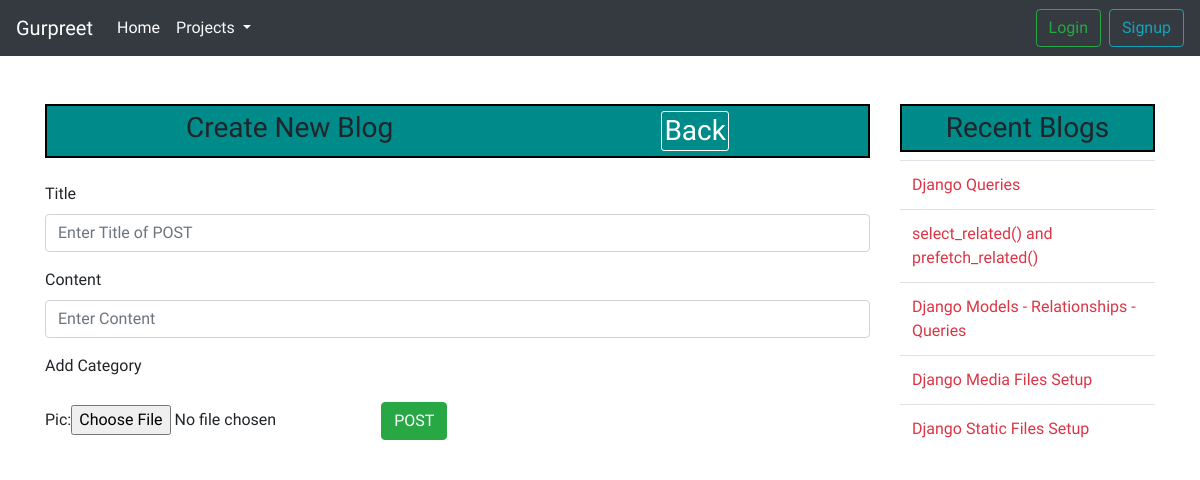
The page /all_blogs on the database as committed earlier.
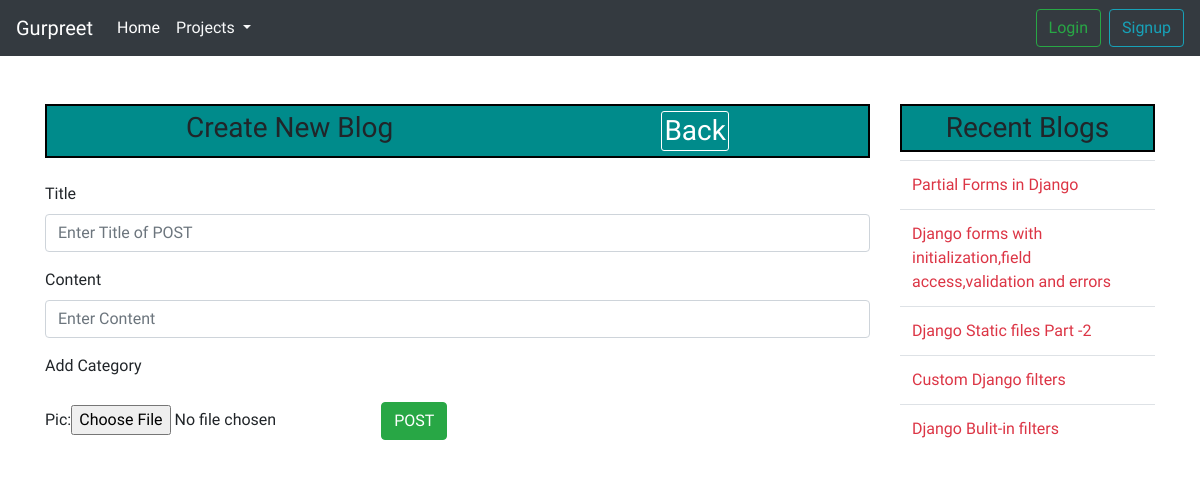
The same page on the database as committed later.
### blog/models.py (models this page shows, shortened)
class Blog(models.Model):
    title = models.TextField(max_length=100)
    content = RichTextUploadingField()
    created_by = models.ForeignKey(User,on_delete=models.CASCADE)
    blog_category = models.ManyToManyField('Blog_category',blank=True)
    created_on = models.DateTimeField(auto_now_add=True)
    updated_on = models.DateTimeField(auto_now = True)

### blog/views.py (the view, shortened to what this page needs)
# urls.py: path("all_blogs",views.create_blog,name="all_blogs"),
def create_blog(request):
    form = Blog_Form()
    image_form = Images_Form()
    data = Blog.objects.all().order_by('-created_on')[:5]
    context = {
        "form":form,
        "data":data,
        "image_form":image_form,
        }
    return render(request,"blog/all_blogs.html",context)

### blog/forms.py
class Blog_Form(forms.ModelForm):
    title = forms.CharField(max_length=100)
    content = forms.CharField(widget= CKEditorUploadingWidget())
    class Meta :
        model = Blog
        fields = ['title','content']

class Images_Form(forms.ModelForm):
    class Meta :
        model = Images
        fields = ['pic']

### d_forms/processors.py (called while the page is built)
def context_blog(request):
    blog  = Blog.objects.all()
    context = {'context_data': blog}
    return {'context_data': blog}

### blog/templates/blog/all_blogs.html (shortened to what this page needs)
{% extends "poll/layout.html"%}
{% load static %}
{% block body %}
{% load widget_tweaks %}
    <div class="container">
        <div class="row">
            <div class="col-md-9 ">
                <h3 class="text-center mt-5 mb-4 heading disp">Create New Blog
        <span><a class="link back " href="{% url 'show_blogs' %}"> Back</a></span>
                </h3>
                <form action="" method="Post" enctype="multipart/form-data">
                    <div class="form-group">
                        <label for="">Title </label>
                        {% render_field form.title  class="form-control" placeholder="Enter Title of POST" %}
                    </div>
                    <div class="form-group">
                        <label for="">Content </label>
                        {% render_field form.content  class="form-control" placeholder="Enter Content" %}
                    </div>
                    <div class="form-group">
                        <label for="">Add Category </label>
                    </div>
                    {{image_form}}
                    <button type="submit" class="btn btn-success ">POST</button>
                </form>
            </div>
            <div class="col-md-3">
             <h3 class="text-center heading mt-5">Recent Blogs</h3>
            <table class="table">
            <tbody>
             {% for i in data %}
                <tr>
               <td> <a class="link text-danger" href="{% url 'detail_blog' i.id %}"> {{i.title}}</a> </td>
                </tr>
             {% endfor %}
            </tbody>
            </table>
             </div>
        </div>
    </div>
 {% endblock body%}

Rows that differ between the two databases and show on the page:
no longer on this page (row unchanged): Blog: title "Django Queries"
no longer on this page (row edited): Blog: title "select_related() and prefetch_related()"
no longer on this page (row edited): Blog: title "Django Models - Relationships - Queries"
no longer on this page (row edited): Blog: title "Django Media Files Setup"
no longer on this page (row edited): Blog: title "Django Static Files Setup"
added Blog: title "Partial Forms in Django"
added Blog: title "Django forms with initialization,field access,validation and errors"
added Blog: title "Django Static files Part -2"
added Blog: title "Custom Django filters"
added Blog: title "Django Bulit-in filters"
